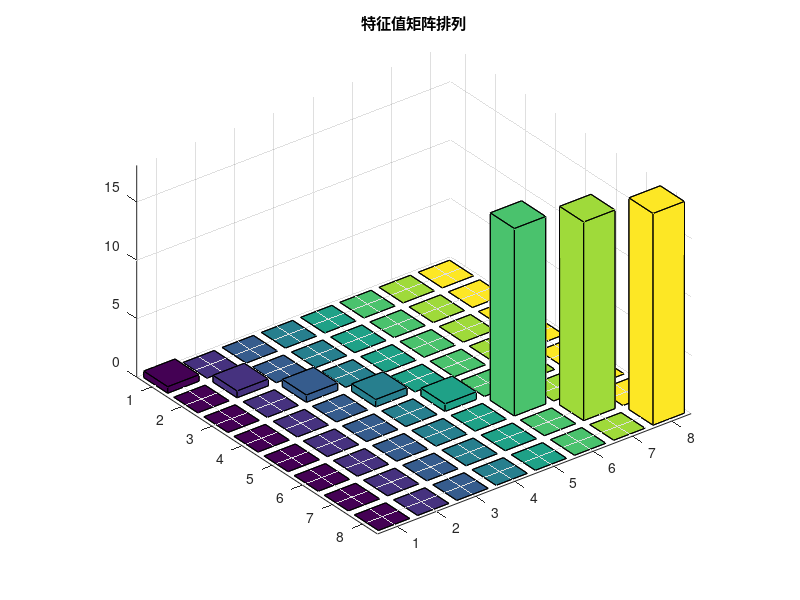

This chart was generated by the following MATLAB code:
clear;clc;
%--------------------------------------------------------------------------
%   参数设置
%--------------------------------------------------------------------------
N = 8;                                                                      %阵元个数
M = 3;                                                                      %信源个数
theta = [-30 0 50];                                                         %信号来向
snr = 10;                                                                   %信噪比
K = 1024;                                                                   %快拍数

%--------------------------------------------------------------------------
%   生成3个来向的阵列流形信号相位差
%--------------------------------------------------------------------------
lambda = 1;
dd = 0.5;                                                                   %阵元间距d = lambda/2
d = 0:dd:(N-1)*dd;                                                          %构建阵列坐标
A = exp(1j.*2*pi*d.'*sind(theta)/lambda);                                   %构建阵列流形，即信号来向

%--------------------------------------------------------------------------
%   发射三组随机信号，长度1024
%--------------------------------------------------------------------------
S = randn(M,K) + 1j.*randn(M,K);                                            %构建不相关信号
X = A*S;                                                                    %对信号来向进行仿真
X1 = awgn(X,snr,'measured');                                                %加入噪声，产生小特征值

%--------------------------------------------------------------------------
%   构建信号的协方差矩阵
%--------------------------------------------------------------------------
Rxx = X1*X1'/K;                                                             %构建协方差矩阵
[EV,D] = eig(Rxx);                                                          %拿到特向量EV + 特征值D  新版本matlab已经从小到大排序好了
figure(7)
bar3(D);title('特征值矩阵排列')
